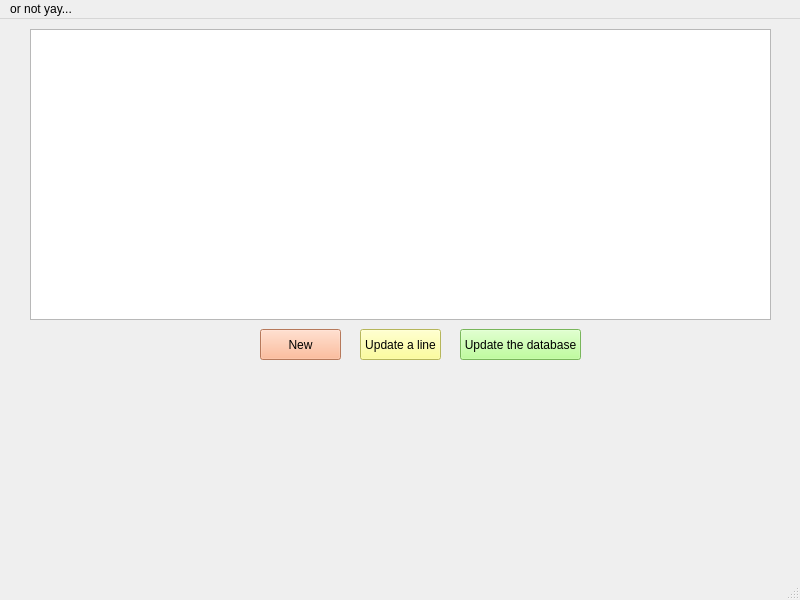
<?xml version="1.0" encoding="UTF-8"?>
<ui version="4.0">
 <class>MainWindow</class>
 <widget class="QMainWindow" name="MainWindow">
  <property name="geometry">
   <rect>
    <x>0</x>
    <y>0</y>
    <width>800</width>
    <height>600</height>
   </rect>
  </property>
  <property name="windowTitle">
   <string>COFFEE YAY</string>
  </property>
  <widget class="QWidget" name="centralwidget">
   <widget class="QTableView" name="table">
    <property name="geometry">
     <rect>
      <x>30</x>
      <y>10</y>
      <width>741</width>
      <height>291</height>
     </rect>
    </property>
   </widget>
   <widget class="QPushButton" name="newbtn">
    <property name="geometry">
     <rect>
      <x>260</x>
      <y>310</y>
      <width>81</width>
      <height>31</height>
     </rect>
    </property>
    <property name="styleSheet">
     <string notr="true">background-color: rgb(255, 170, 127);</string>
    </property>
    <property name="text">
     <string>New</string>
    </property>
   </widget>
   <widget class="QPushButton" name="upd">
    <property name="geometry">
     <rect>
      <x>460</x>
      <y>310</y>
      <width>121</width>
      <height>31</height>
     </rect>
    </property>
    <property name="styleSheet">
     <string notr="true">background-color: rgb(170, 255, 127);</string>
    </property>
    <property name="text">
     <string>Update the database</string>
    </property>
   </widget>
   <widget class="QPushButton" name="add">
    <property name="geometry">
     <rect>
      <x>360</x>
      <y>310</y>
      <width>81</width>
      <height>31</height>
     </rect>
    </property>
    <property name="styleSheet">
     <string notr="true">background-color: rgb(255, 170, 127);
background-color: rgb(255, 255, 127);</string>
    </property>
    <property name="text">
     <string>Update a line</string>
    </property>
   </widget>
  </widget>
  <widget class="QMenuBar" name="menubar">
   <property name="geometry">
    <rect>
     <x>0</x>
     <y>0</y>
     <width>800</width>
     <height>21</height>
    </rect>
   </property>
   <widget class="QMenu" name="menuor_not_yay">
    <property name="title">
     <string>or not yay...</string>
    </property>
   </widget>
   <addaction name="menuor_not_yay"/>
  </widget>
  <widget class="QStatusBar" name="statusbar"/>
 </widget>
 <resources/>
 <connections/>
</ui>
